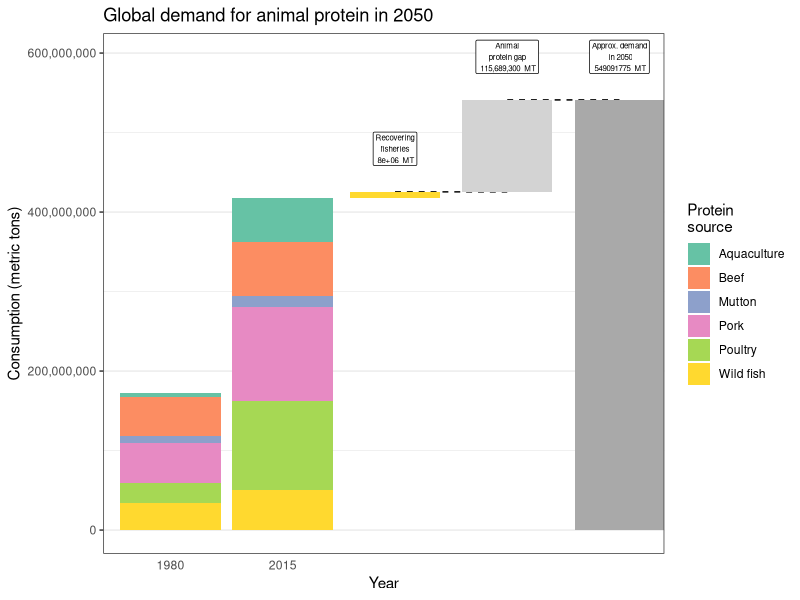
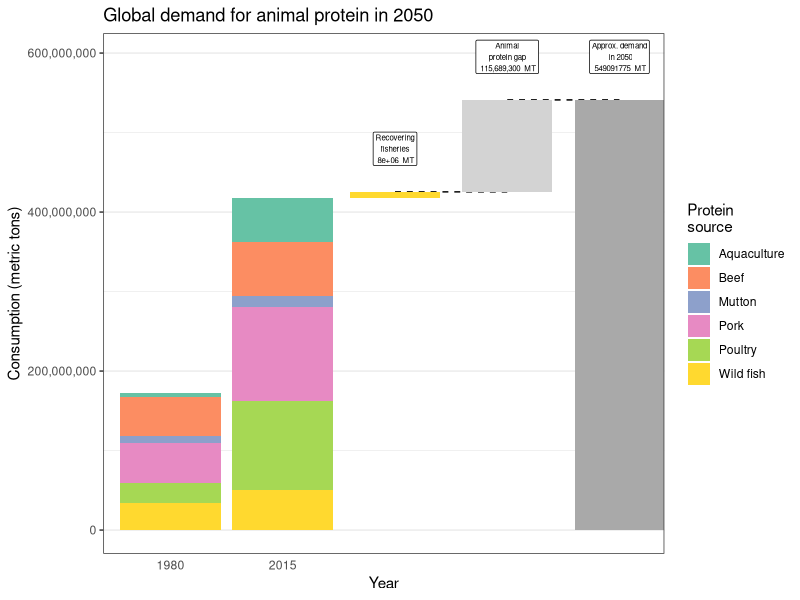

R code for these plots, in order:
###################################################
##
## Figure of global protein demand and aquaculture
##
###################################################

library(tidyverse)
library(scales)
library(RColorBrewer)
library(gridExtra)

# Data
year      <- c(1980,2015)
beef_veal <- c(50000000,67451000)
pork      <- c(51000000,117567900)
poultry   <- c(25000000,112538900)
sheep     <- c(8000000,14256900)
aqua      <- c(5400000*.75,73783700*.75)
wild_fish   <- c(45000000*.75,67000000*.75)

tot_2015 <- beef_veal[2] + pork[2] +poultry[2] + sheep[2] + aqua[2] + wild_fish[2]
tot_1980 <- beef_veal[1] + pork[1] +poultry[1] + sheep[1] + aqua[1] + wild_fish[1]
fish_recovered <- 8000000
protein_gap <- 435504000 - (beef_veal[2] + pork[2] +poultry[2] + sheep[2])  
  
# 30563326 protein demand from Tilman/Steve but doesn't match graph, which is already over 400

# Build dataframe for future protein requirements
df <- data.frame(category=c('c1980','c2015',"Wild fish", "?", "Demand in 2050"),
                    value=c(tot_1980,
                            tot_2015-tot_1980,
                            fish_recovered,
                            protein_gap-fish_recovered, 
                            -(tot_2015 + fish_recovered + protein_gap)))

df$order = seq(1, nrow(df))

last.id <- nrow(df)
df$value[last.id] <- -df$value[last.id]

## Calculate the cumulative sums
df <- df %>% mutate(cs1 = cumsum(value))

## Throw a warning if the values don't match zero as expected
final_value <- round(df$cs1[nrow(df)], 1)

if (final_value != 0) {
  #  warning(sprintf("Final value doesn't return to 0.", final_value))
}

## Calculate the max and mins for each category and sector
df <- transform(df,
                min.val = c(0, head(cs1,-1)),
                max.val = c(head(cs1,-1), 0))
df <- df %>% group_by(order, category, value, cs1) %>%
  summarize(y_min = min(min.val, max.val),
            y_max = max(min.val, max.val))

## Create the lines data frame to link the bars
lines <- df %>% group_by(order) %>% summarize(cs = max(cs1))
lines <- with(lines, data.frame(
  x = head(order,-1),
  xend = tail(order,-1),
  y = head(cs,-1),
  yend = head(cs,-1)
))

lines <- lines[3:nrow(lines),]

## Add the offset parameter
df <- transform(df, offset = 0.4) %>%
  filter(category %in% c('Wild fish', '?', 'Demand in 2050')) %>%
  mutate(label = c(prettyNum(paste('Recovering\nfisheries\n',df$value[3], ' MT'), big.mark = ',', digits = 3),
                   prettyNum(paste('Animal\nprotein gap\n', df$value[4], ' MT'), digits = 3, big.mark = ','),
                   prettyNum(paste('Approx. demand\n in 2050\n', df$value[5], ' MT'), digits = 3, big.mark = ',')))

# Build dataframe
df2 <- data_frame(year = year, 
                  Beef = beef_veal,
                  Pork = pork,
                  Poultry = poultry,
                  Mutton = sheep,
                  `Wild fish` = wild_fish,
                  Aquaculture = aqua) %>%
  gather(key = 'Protein\nsource', value = 'Consumption', 2:7)


# Build plot
ggplot(df2) +
  geom_bar(aes(x = factor(year), y = Consumption, fill = `Protein\nsource`), stat = 'identity') +
  scale_fill_brewer(type = 'qual', palette = 'Set2') +
  geom_segment(data = lines,
               aes(
                 x = x,
                 y = y,
                 xend = xend,
                 yend = yend
               ),
               linetype = "dashed")  +
  geom_rect(
    data = df,
    aes(
      xmin = order - offset,
      xmax = order + offset,
      ymin = y_min,
      ymax = y_max,
      labels = label
    ),
    fill = c('#ffd92f','lightgrey', 'darkgrey')
  ) +
  geom_label(data = df,
             nudge_y = max(df$y_max)*.1,
             aes(
               x = order,
               y = y_max,
               label = label),
             size = 2) +
  # geom_tex
  scale_y_continuous(labels = comma) +
  labs(x = 'Year',
       y = 'Consumption (metric tons)',
       title = 'Global demand for animal protein in 2050') +
  theme_bw() +
  theme(axis.ticks.x = element_blank(),
        panel.grid.major.x = element_blank())

ggsave(filename = "Global animal protein.pdf", width = 8, height = 6, units = 'in', dpi = 600)
